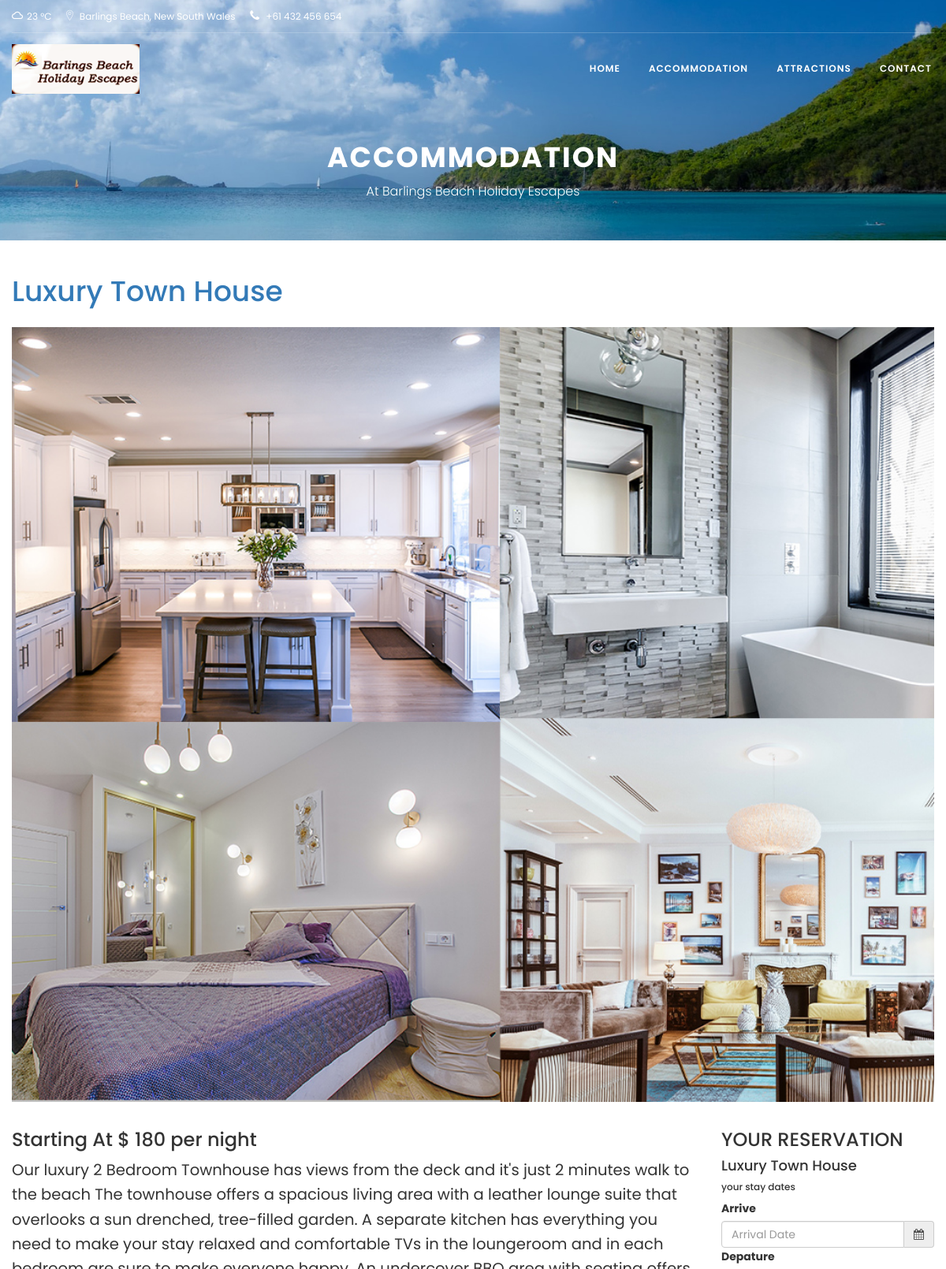
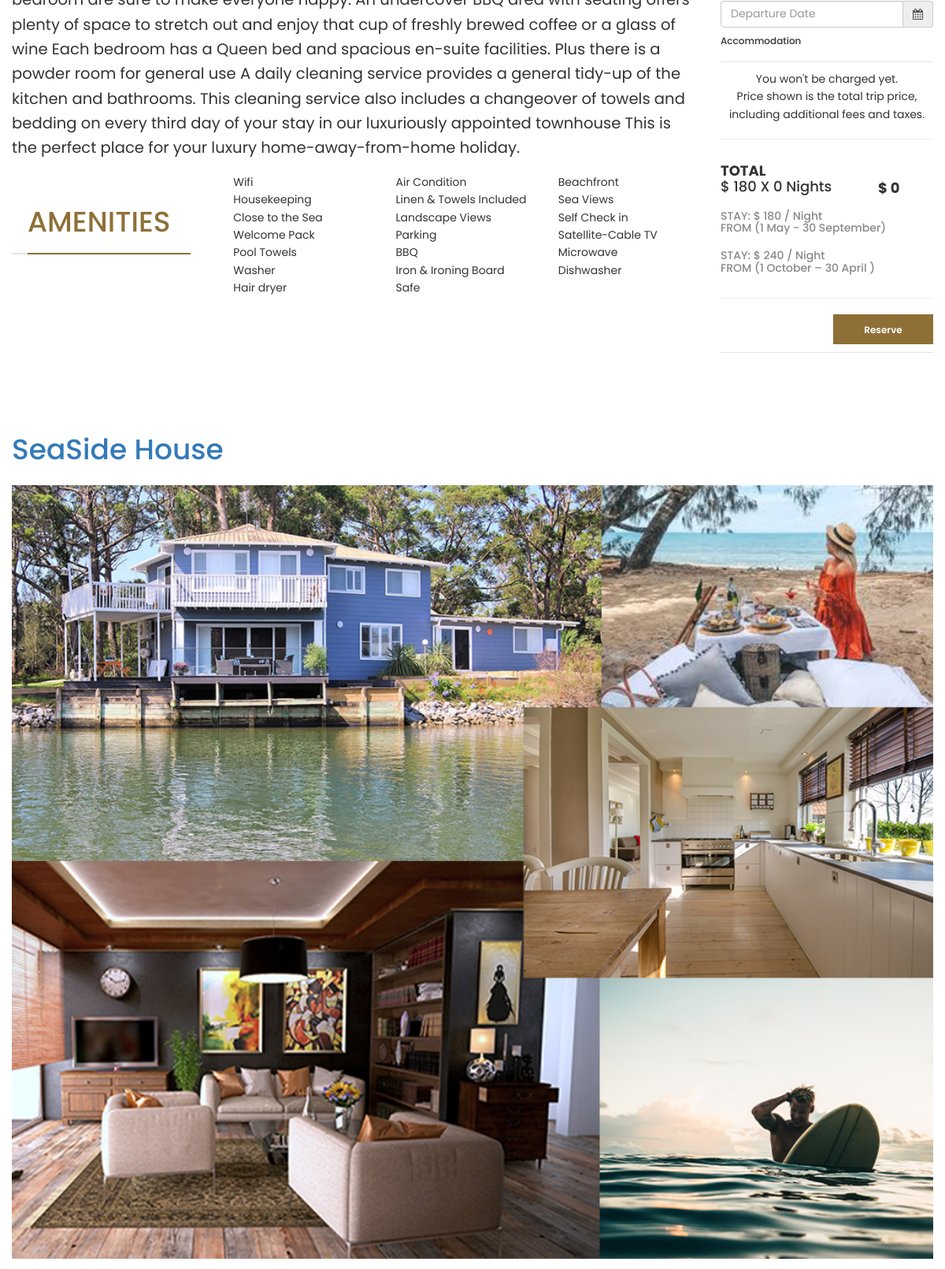
The page /room_list.php (upper part) on the database its author committed (2 pictures, top to bottom).
### tables this page shows
CREATE TABLE IF NOT EXISTS `room` (
  `RoomID` int(11) NOT NULL,
  `Name` varchar(255) NOT NULL,
  `NormalCharges` int(11) NOT NULL,
  `PeakCharges` int(11) NOT NULL,
  `Description` varchar(5000) NOT NULL,
  `pageURL` varchar(255) NOT NULL,
  `picurl` text NOT NULL,
  PRIMARY KEY (`RoomID`)
);

### public_html/includes/function.php (called while the page is built, shortened)
<?php
function GetRoomList(){
global $mysqli;
$get_room_sql = "SELECT * FROM room ORDER BY RoomID";
$get_room_res = mysqli_query($mysqli, $get_room_sql)
or die(mysqli_error($mysqli));
$roomData = [];
if (mysqli_num_rows($get_room_res) < 1)
{
}
else
{
  while ($rooms = mysqli_fetch_array($get_room_res))
  {
    $rooms['reserveURL'] = sprintf("reservation_room.php?id=%s",
    $rooms['RoomID'], $rooms['Name'], $rooms['NormalCharges'], $rooms['PeakCharges']
    );
     array_push($roomData, $rooms);
  }
}
return $roomData;
}

### public_html/includes/reservation_form.php (the view, shortened to what this page needs)
<div class="widget widget_check_availability">
    <form action="reservation_room.php" method="POST" class="resForm">
        <h3 class="widget-title">YOUR RESERVATION</h3>
        <div class="check_availability">
            <p>
            <h4><?=$roomData['Name'];?></h4>
            </p>
            <h6 class="check_availability_title">your stay dates</h6>
            <div class="check_availability-field">
                <label>Arrive</label>
                <div class="input-group date datepicker fromDate" data-date-format="dd-mm-yyyy"
                    id="datepicker1">
                    <input id="arrivaldate_<?=$roomData['RoomID'];?>" onchange="calculate_cost()"
                        name="arrivaldate" class="form-control wrap-box arrivaldate"
                        type="text" placeholder="Arrival Date">
                    <span class="input-group-addon"><i class="fa fa-calendar"
                            aria-hidden="true"></i></span>
                </div>
            </div>
            <div class="check_availability-field">
                <label>Depature</label>
                <div id="datepicker2" class="input-group date datepicker toDate"
                    data-date-format="dd-mm-yyyy">
                    <input id="departuredate" onchange="calculate_cost()"
                        name="departuredate" class="form-control wrap-box departuredate"
                        type="text" placeholder="Departure Date">
                    <span class="input-group-addon"><i class="fa fa-calendar"
                            aria-hidden="true"></i></span>
                </div>
            </div>
            <h6 class="check_availability_title">Accommodation</h6>
            <div class="bottom">
                <div class="text-center">You won't be charged yet.<br/>Price shown is the total trip price, including additional fees and taxes.</div>
            <hr/>
            <div class="row font-bold">
                <div class="col-sm-8">
                  <h4><strong>TOTAL</strong> <br> $ <?=$roomData['NormalCharges'];?> X <span class="total_days">0</span> Nights</h4>
                </div>
                <input type="hidden" name="total_cost" class="total_cost" value=0/><br>
                <h4><strong><div class="col-sm-4">$ <span class="total_cost">0</span></div>
            </div></strong></h4>
                <span class="price">
                    <h5>STAY:  <span>$
                        <?=$roomData['NormalCharges'];?> </span> / Night<br>FROM (1 May
                    - 30
                    September)</h5>
                </span><br>
                <span class="price">
                    <h5>STAY: <span>$
                        <?=$roomData['PeakCharges'];?>  </span> / Night <br>FROM (1
                    October – 30
                    April )</h5>
                </span><hr>
                <button type="submit" class="btn">Reserve</button>
            </div>
        </div>
    </form>
</div>

### public_html/room_list.php (shortened to what this page needs)
<?php
$allrooms=GetRoomList();
?>
<!DOCTYPE html>
<html lang="en">
<head>
    <link rel="stylesheet" type="text/css" href="css/font-awesome.min.css">
    <link rel="stylesheet" type="text/css" href="css/ionicons.min.css">
    <link rel="stylesheet" type="text/css" href="css/owl.carousel.min.css">
    <link rel="stylesheet" type="text/css" href="css/gallery.css">
    <link rel="stylesheet" type="text/css" href="css/vit-gallery.css">
    <link rel="stylesheet" type="text/css" href="css/bootstrap-select.min.css">
    <link rel="stylesheet" type="text/css" href="https://cdnjs.cloudflare.com/ajax/libs/bootstrap-datepicker/1.7.1/css/bootstrap-datepicker.css" />
    <link rel="stylesheet" href="css/styles.css">
</head>
<body>
    <?php include('includes/header.php');?>
    <?php include('includes/room_all.php');?>
</body>
</html>

### public_html/includes/header.php (shortened to what this page needs)
<header class="header-sky">
    <div class="container">
        <div class="header-top">
            <div class="header-top-left">
                <span><i class="ion-android-cloud-outline"></i>23 °C</span>
                <span><i class="ion-ios-location-outline"></i> Barlings Beach, New South Wales</span>
                <span><i class="fa fa-phone" aria-hidden="true"></i> +61 432 456 654</span>
            </div>
        </div>
    </div>
    <div class="menu-header">
        <nav class="navbar navbar-fixed-top">
            <div class="container">
                <div class="navbar-header ">
                    <a class="navbar-brand" href="index.php" title="BBHE"><img src="images/Home-1/logo.png" alt="#"></a>
                </div>
                <div class="collapse navbar-collapse">
                    <ul class="nav navbar-nav navbar-right">
                        <li>
                            <a href="index.php" title="Home">Home</a>
                        </li>
                        <li>
                            <a href="room_list.php" title="Accommodation">Accommodation</a>
                        </li>
                        <li>
                            <a href="attractions.html" title=" ">Attractions</a>
                        </li>
                        <li><a href="contact.html" title="Contact">Contact</a></li>
                    </ul>
                </div>
            </div>
        </nav>
    </div>
</header>
<section class="banner-tems text-center">
    <div class="container">
        <div class="banner-content">
            <h2>Accommodation</h2>
            <p>At Barlings Beach Holiday Escapes</p>
        </div>
    </div>
</section>

### public_html/includes/room_all.php
<?php
$arr = $allrooms;
foreach ($arr as $value) {
    $roomData=$value;
    include("room_static.php");
}

### public_html/includes/room_static.php (shortened to what this page needs)
<section class="body-room-1 ">
    <div class="container">
        <div class="room-wrap-1">
            <div class="row">
                <div class="col-md-12">
                    <div class="room-item-1" id="<?=$roomData['RoomID'];?>">
                        <h1><a href="#"><?php echo $roomData['Name'];?></a></h1>
                        <div class="img">
                            <a href="#"><img src="images/rooms/large/<?=$roomData['RoomID'];?>.jpg" alt="#"></a>
                        </div>
                        <div class="content">
                            <div class="row">
                                <div class="col-md-9">
                                    <p class="price">
                                    <h3>Starting At $ <?=$roomData['NormalCharges'];?> per night</h3>
                                    </p>
                                    <div class="description">
                                        <?=$roomData['Description'];?>
                                    </div>
                                    <div class="row">
                                        <div class="col-md-3">
                                            <ul class="product-detail_tab-header">
                                                <li class="active"><a href="#amenities" data-toggle="tab">
                                                        <h1>Amenities</h1>
                                                    </a></li>
                                            </ul>
                                        </div>
                                        <div class="col-md-9">
                                            <div class="product-detail_tab-content tab-content">
                                                <?php include('room_amenities.php');?>
                                            </div>
                                        </div>
                                    </div>
                                </div>
                                <div class="col-md-3">
                                    <?php include('reservation_form.php');?>
                                </div>
                            </div>
                        </div>
                    </div>
                </div>
            </div>
        </div>
</section>

### public_html/includes/room_amenities.php (shortened to what this page needs)
<div class="tab-pane fade active in" id="amenities">
    <div class="product-detail_amenities">
        <div class="row">
            <div class="col-md-12">
            </div>
            <div class="col-md-11 col-md-offset-1 col-sm-11 col-sm-offset-1">
                <div class="row">
                    <div class="col-lg-4 col-md-6 col-sm-6 col-xs-6 amenity">
                        <i class="icon villa-wi-fi"></i> Wifi
                    </div>
                    <div class="col-lg-4 col-md-6 col-sm-6 col-xs-6 amenity">
                        <i class="icon villa-air-condition"></i> Air
                        Condition
                    </div>
                    <div class="col-lg-4 col-md-6 col-sm-6 col-xs-6 amenity">
                        <i class="icon villa-beachfront"></i> Beachfront
                    </div>
                    <div class="col-lg-4 col-md-6 col-sm-6 col-xs-6 amenity">
                        <i class="icon villa-housekeeping"></i> Housekeeping
                    </div>
                    <div class="col-lg-4 col-md-6 col-sm-6 col-xs-6 amenity">
                        <i class="icon villa-towels"></i> Linen & Towels
                        Included
                    </div>
                    <div class="col-lg-4 col-md-6 col-sm-6 col-xs-6 amenity">
                        <i class="icon villa-sea-views"></i> Sea Views
                    </div>
                    <div class="col-lg-4 col-md-6 col-sm-6 col-xs-6 amenity">
                        <i class="icon villa-close-to-sea"></i> Close to the
                        Sea
                    </div>
                    <div class="col-lg-4 col-md-6 col-sm-6 col-xs-6 amenity">
                        <i class="icon villa-landscape-views"></i> Landscape
                        Views
                    </div>
                    <div class="col-lg-4 col-md-6 col-sm-6 col-xs-6 amenity">
                        <i class="icon villa-24h-check-in"></i> Self Check
                        in
                    </div>
                    <div class="col-lg-4 col-md-6 col-sm-6 col-xs-6 amenity">
                        <i class="icon villa-welcome-pack"></i> Welcome Pack
                    </div>
                    <div class="col-lg-4 col-md-6 col-sm-6 col-xs-6 amenity">
                        <i class="icon villa-parking"></i> Parking
                    </div>
                    <div class="col-lg-4 col-md-6 col-sm-6 col-xs-6 amenity">
                        Satellite-Cable TV
                    </div>
                    <div class="col-lg-4 col-md-6 col-sm-6 col-xs-6 amenity">
                        <i class="icon villa-towels"></i> Pool Towels
                    </div>
                    <div class="col-lg-4 col-md-6 col-sm-6 col-xs-6 amenity">
                        <i class="icon villa-barbeque"></i> BBQ
                    </div>
                    <div class="col-lg-4 col-md-6 col-sm-6 col-xs-6 amenity">
                        <i class="icon villa-microwave"></i> Microwave
                    </div>
                    <div class="col-lg-4 col-md-6 col-sm-6 col-xs-6 amenity">
                        <i class="icon villa-washer-dryer"></i> Washer
                    </div>
                    <div class="col-lg-4 col-md-6 col-sm-6 col-xs-6 amenity">
                        <i class="icon villa-iron-board"></i> Iron & Ironing
                        Board
                    </div>
                    <div class="col-lg-4 col-md-6 col-sm-6 col-xs-6 amenity">
                        <i class="icon villa-dishwasher"></i> Dishwasher
                    </div>
                    <div class="col-lg-4 col-md-6 col-sm-6 col-xs-6 amenity">
                        <i class="icon villa-blow-dryer"></i> Hair dryer
                    </div>
                    <div class="col-lg-4 col-md-6 col-sm-6 col-xs-6 amenity">
                        <i class="icon villa-safe"></i> Safe
                    </div>
                </div>
            </div>
        </div>
    </div>
</div>

### rows shown on the page
room: Name "Luxury Town House", shows a picture, NormalCharges "180", Description "Our luxury 2 Bedroom Townhouse has views from the deck and it's just 2 minutes walk to the beach The townhouse offers a spacious living area with a leather lounge suite that overlooks a sun drenched, tree-filled garden. A separate kitchen has everything you need to make your stay relaxed and comfortable TVs in the loungeroom and in each bedroom are sure to make everyone happy. An undercover BBQ area with seating offers plenty of space to stretch out and enjoy that cup of freshly brewed coffee or a glass of wine Each bedroom has a Queen bed and spacious en-suite facilities. Plus there is a powder room for general use A daily cleaning service provides a general tidy-up of the kitchen and…", PeakCharges "240"
room: Name "SeaSide House", shows a picture
